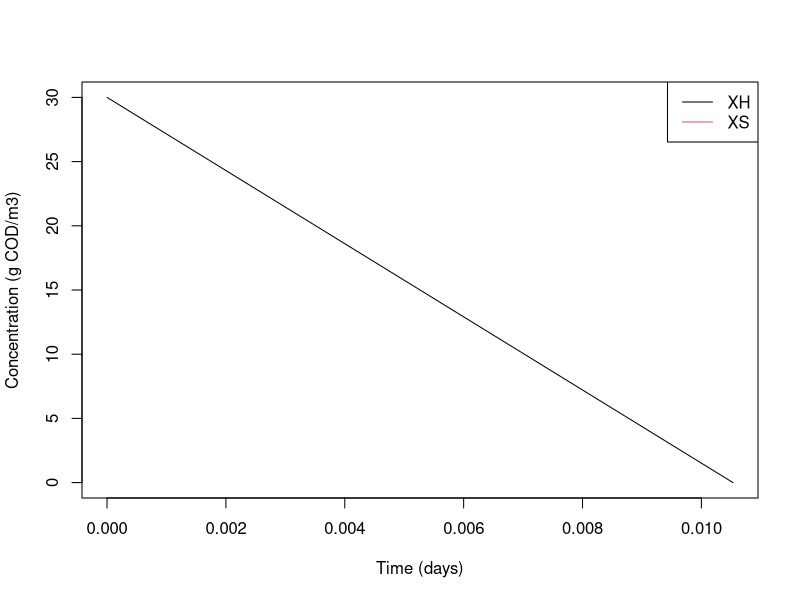

The R source for this figure:
# Define hydrolysis rate equation
hydrolysis <- function(t, state, params) {
  XH <- state[1]
  XS <- state[2]
  
  kH <- params["kH"]
  KX <- params["KX"]
  
  # Equations for rates
  rate1 = -kH * (XS/XH) * (KX + XS/XH) * XH
  rate2 = kH * (XS/XH) * (KX + XS/XH) * XH
  
  # Return list of derivatives
  return(list(c(rate1, rate2)))
}

# Parameters
params <- c(kH = 3, KX = 1)

# Initial conditions
state <- c(XH = 30, XS = 100) # Initial state vector

# Time steps
t <- seq(0, 10, by=0.1)

# Numerical integration
library(deSolve)
out <- ode(y = state, times = t, func = hydrolysis, parms = params)

# Results
plot(out[,1], out[,2], type="l",
     xlab="Time (days)", ylab="Concentration (g COD/m3)")
legend("topright", legend=c("XH", "XS"), lty=1, col=1:2)
